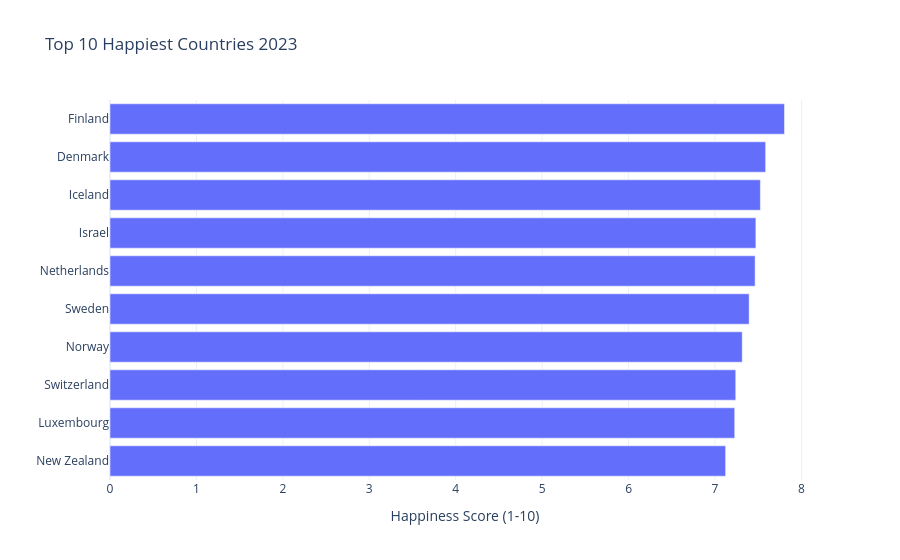

Source (notebook cell):
### Code cell
fig = px.bar(
    data_frame=top10.sort_values('Score'),       # Rule 2: sort
    x='Score', y='Country',
    #orientation='h',                  # Rule 3: horizontal
    title='Top 10 Happiest Countries 2023',
    height=500,
    template='plotly_white',
    labels={'Country': '', 'Score':'Happiness Score (1-10)'}
      
)
fig.show()

### Figure 1 — Plotly figure (JSON) as saved in the notebook; plotly's stock layout.template omitted (floating-point values rounded to 4 significant figures)
{"data": [{"alignmentgroup": "True", "hovertemplate": "Happiness Score (1-10)=%{x}<br>=%{y}<extra></extra>", "legendgroup": "", "marker": {"color": "#636efa", "pattern": {"shape": ""}}, "name": "", "offsetgroup": "", "orientation": "h", "showlegend": false, "textposition": "auto", "type": "bar", "x": [7.123, 7.228, 7.24, 7.315, 7.395, 7.464, 7.473, 7.525, 7.586, 7.804], "xaxis": "x", "y": ["New Zealand", "Luxembourg", "Switzerland", "Norway", "Sweden", "Netherlands", "Israel", "Iceland", "Denmark", "Finland"], "yaxis": "y"}], "layout": {"autosize": true, "barmode": "relative", "legend": {"tracegroupgap": 0}, "title": {"text": "Top 10 Happiest Countries 2023"}, "xaxis": {"anchor": "y", "autorange": true, "domain": [0, 1], "range": [0, 8.215], "title": {"text": "Happiness Score (1-10)"}, "type": "linear"}, "yaxis": {"anchor": "x", "autorange": true, "domain": [0, 1], "range": [-0.5, 9.5], "title": {"text": ""}, "type": "category"}}}
